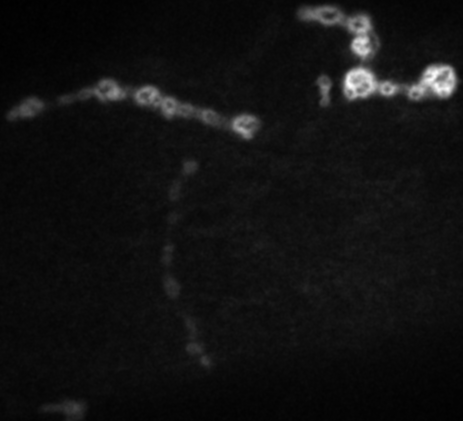
%> input picture old/rab3_ref_img_1.png, 463 x 421 px
$ octave dist_to_edge.m   (GNU Octave 9; MATLAB toolbox functions it lacks are replaced by stand-ins)
%> lines starting %> are read from the running program, lines starting %| are printed output that depends on the picture; in (x1, y1, x2, y2) boxes, pixels count from 0 and x2, y2 are one past the last pixel; in counts of white or black regions, pixels touching at a corner belong together; the program's own positions count from 1
% load image

addpath ../common
addpath old
if exist('LastFolder','var')
    GetFileName=sprintf('%s/*.png',LastFolder);
else
    GetFileName='*.png';
end

[FileName,PathName] = uigetfile(GetFileName,'Select image');
%> the answer given: old/rab3_ref_img_1.png
LastFolder=PathName;

FullFileName=sprintf('%s%s',PathName,FileName);
filehead = FullFileName(1:end-4); %File name without ".bin" or "*.txt"

%%
img = imread(FullFileName);
%> img is the input picture: size 421x463 uint16; min 810, max 30129, mean 2838.1
img_gray = (rgb2gray(img));

f1=fspecial('sobel');
f2=fspecial('prewitt');
f3=fspecial('gaussian',5);
f4=fspecial('disk',15);
%%

imf1 = medfilt2(img_gray,[8 8]);
imf2 = medfilt2(imf1,[15 15]);
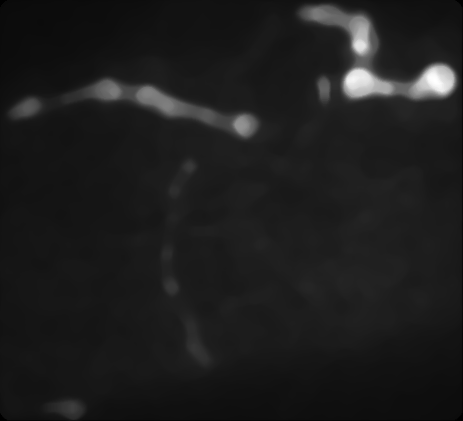
%> imf2: size 421x463 uint16; min 0, max 23803, mean 2748.5; drawn with min black and max white
imf3 = medfilt2(imf1,[20 20]);
imf4 = imbinarize(imf3);
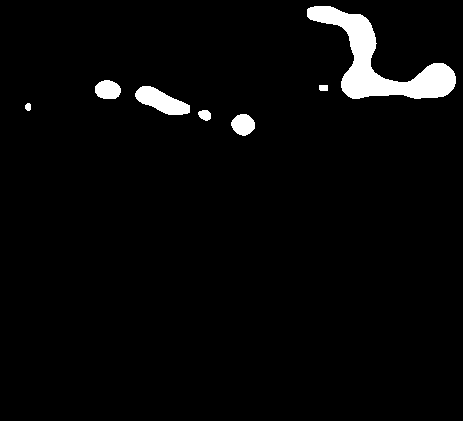
%> imf4: size 421x463 logical; 3.3% white; 7 white regions, largest, box (x1, y1, x2, y2) and area: (307, 6, 456, 99) 4613, (135, 86, 190, 115) 898, (95, 80, 121, 99) 397

bw=edge(imf4);
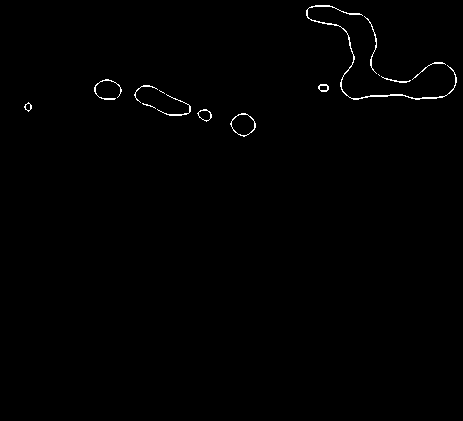
%> bw: size 421x463 logical; 0.57% white in thin lines or dots, all inside (x1, y1, x2, y2) = (24, 5, 457, 137)
imshow(bw)
% [20 lines of commented-out code are left out]
 img_bw = im2bw(img_gray,0.1);
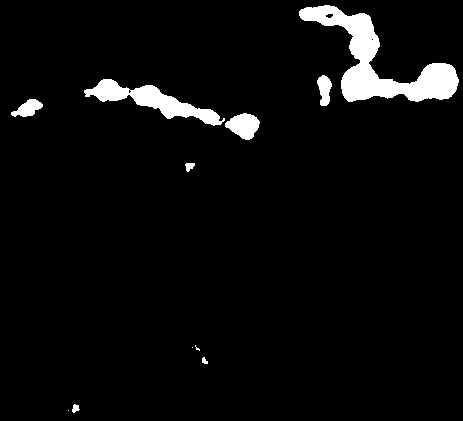
%> img_bw: size 421x463 logical; 4.4% white; 11 white regions (3 under 20 px), largest, box (x1, y1, x2, y2) and area: (299, 5, 459, 102) 5020, (84, 79, 225, 126) 2107, (225, 113, 260, 140) 617

$ run again, on old/647.png
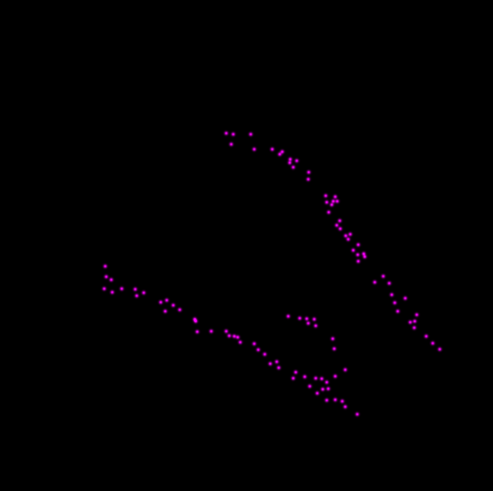
%> input picture old/647.png, 986 x 982 px (shown at 1/2 size)
%> img is the input picture: size 982x986x3 uint8; mean R, G, B 1, 0, 1
%> `imf4 = imbinarize(imf3);`:
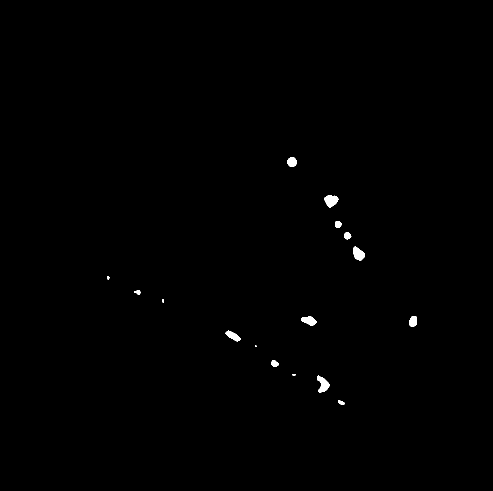
%> imf4: size 982x986 logical (shown at 1/2 size); 0.35% white; 16 white regions (2 under 20 px), largest, box (x1, y1, x2, y2) and area: (648, 391, 677, 415) 484, (635, 751, 659, 785) 478, (706, 493, 730, 521) 447
%> bw: size 982x986 logical; 0.1% white in thin lines or dots, all inside (x1, y1, x2, y2) = (213, 313, 834, 811)
%> `img_bw = im2bw(img_gray,0.1);`:
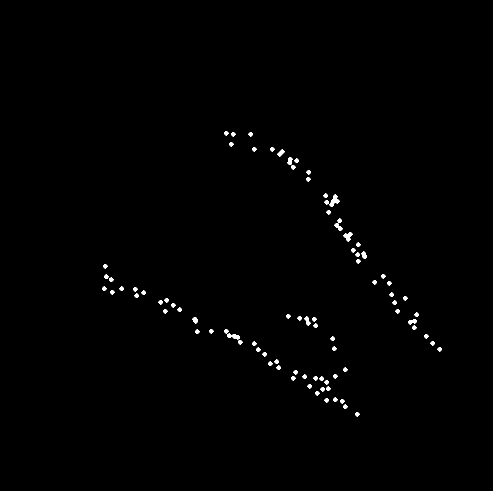
%> img_bw: size 982x986 logical (shown at 1/2 size); 0.6% white; 87 white regions, largest, box (x1, y1, x2, y2) and area: (659, 389, 679, 414) 247, (687, 464, 705, 483) 186, (454, 667, 480, 679) 181

$ run again, on old/conv_488.png
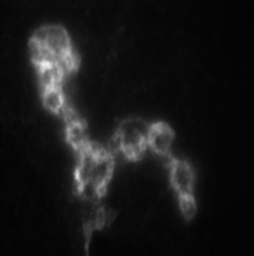
%> input picture old/conv_488.png, 254 x 256 px
%> img is the input picture: size 256x254x3 uint8; min 2, max 240, mean 23.8
%> `imf4 = imbinarize(imf3);`:
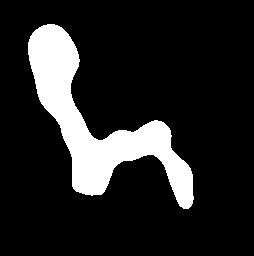
%> imf4: size 256x254 logical; 14.6% white; 1 white region, box (x1, y1, x2, y2) and area: (28, 24, 194, 209) 9470
%> bw: size 256x254 logical; 1.3% white in thin lines or dots, all inside (x1, y1, x2, y2) = (27, 23, 195, 210)
%> `img_bw = im2bw(img_gray,0.1);`:
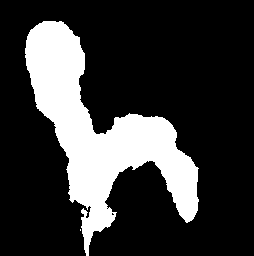
%> img_bw: size 256x254 logical; 22.1% white; 2 white regions (1 under 20 px), largest, box (x1, y1, x2, y2) and area: (25, 21, 199, 256) 14339
